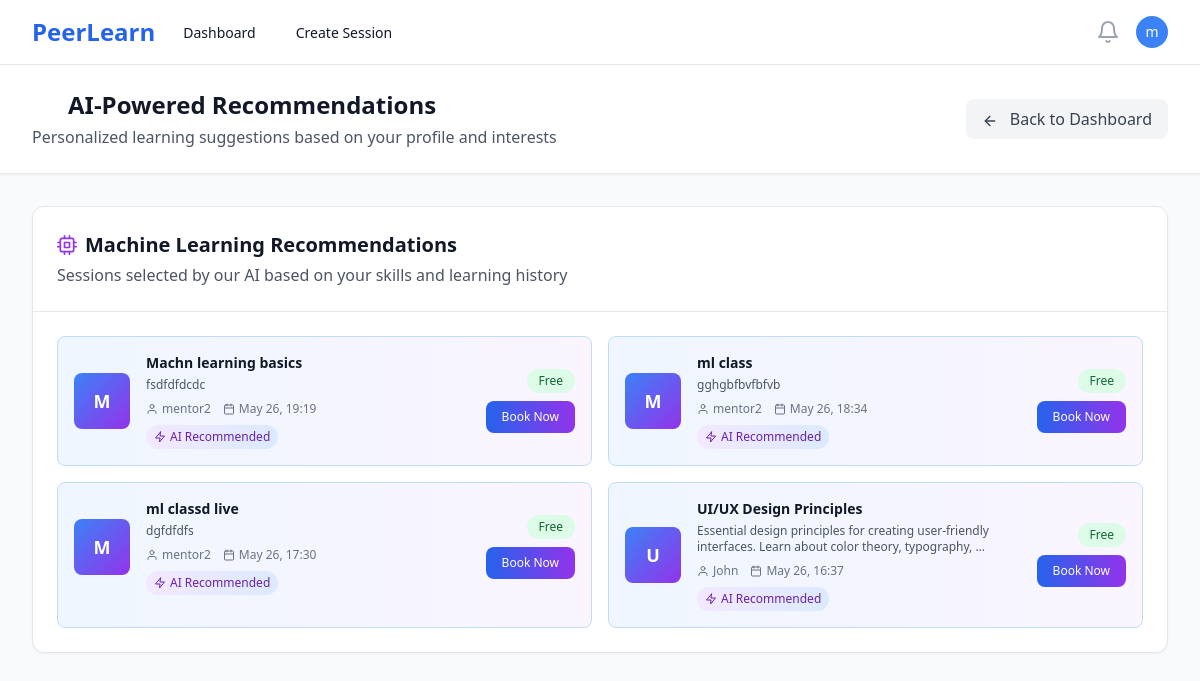
Screenshot of /recommendations/ (signed in) with the database file from the repository.
### users/models.py (models this page shows, shortened)
class User(AbstractUser):
    ROLE_CHOICES = [
        ('mentor', 'Mentor'),
        ('learner', 'Learner'),
    ]
    id = models.UUIDField(primary_key=True, default=uuid.uuid4, editable=False)
    role = models.CharField(max_length=10, choices=ROLE_CHOICES, default='learner')
    bio = models.TextField(blank=True, null=True)
    skills = models.CharField(max_length=500, blank=True, help_text="Comma-separated skills for recommendation matching")
    interests = models.CharField(max_length=500, blank=True, help_text="Learning interests for AI recommendations")
    domain = models.CharField(max_length=100, blank=True, help_text="Learning domain/field")
    expertise = models.CharField(max_length=100, blank=True, help_text="Primary domain/area of expertise")
    career_goals = models.TextField(blank=True, help_text="Career aspirations for AI guidance")
    profile_image = models.ImageField(upload_to='profiles/', blank=True, null=True)
    created_at = models.DateTimeField(auto_now_add=True)
    updated_at = models.DateTimeField(auto_now=True)
    @property
    def is_mentor(self):
        return self.role == 'mentor'

### sessions/models.py (models this page shows, shortened)
class Session(models.Model):
    STATUS_CHOICES = [
        ('draft', 'Draft'),
        ('scheduled', 'Scheduled'),
        ('live', 'Live'),
        ('completed', 'Completed'),
        ('cancelled', 'Cancelled'),
    ]
    CATEGORY_CHOICES = [
        ('programming', 'Programming & Development'),
        ('data-science', 'Data Science & Analytics'),
        ('web-development', 'Web Development'),
        ('mobile-development', 'Mobile Development'),
        ('ai-ml', 'AI & Machine Learning'),
        ('design', 'UI/UX Design'),
        ('business', 'Business & Marketing'),
        ('language', 'Language Learning'),
        ('music', 'Music & Arts'),
        ('fitness', 'Health & Fitness'),
        ('other', 'Other'),
    ]
    id = models.UUIDField(primary_key=True, default=uuid.uuid4, editable=False)
    mentor = models.ForeignKey(User, on_delete=models.CASCADE, related_name='mentor_sessions')
    title = models.CharField(max_length=200)
    description = models.TextField()
    thumbnail = models.ImageField(upload_to='session_thumbnails/', blank=True, null=True, help_text="Session cover image")
    category = models.CharField(max_length=50, choices=CATEGORY_CHOICES, blank=True, help_text="Session category for recommendations")
    skills = models.TextField(blank=True, help_text="Comma-separated skills for ML matching")
    price = models.DecimalField(max_digits=8, decimal_places=2, null=True, blank=True, help_text="Price in INR, null for free sessions")
    schedule = models.DateTimeField()
    duration = models.IntegerField(help_text="Duration in minutes")
    max_participants = models.IntegerField(default=10)
    status = models.CharField(max_length=20, choices=STATUS_CHOICES, default='draft')
    created_at = models.DateTimeField(auto_now_add=True)
    updated_at = models.DateTimeField(auto_now=True)
    class Meta:
        ordering = ['-schedule']

### recommendations/views.py (the view)
# urls.py: path('', views.recommendations_page, name='recommendations_page'),
@login_required
def recommendations_page(request):
    try:
        recommended_sessions = get_recommendations_for_user(request.user)
        recommended_mentors = get_mentor_recommendations_for_user(request.user)
    except Exception as e:
        recommended_sessions = Session.objects.filter(
            status='scheduled',
            schedule__gte=timezone.now()
        ).exclude(
            bookings__learner=request.user,
            bookings__status='confirmed'
        ).select_related('mentor')[:8]
        recommended_mentors = []
    from datetime import timedelta
    recent_date = timezone.now() - timedelta(days=7)
    trending_sessions = Session.objects.filter(
        status='scheduled',
        schedule__gte=timezone.now(),
        bookings__created_at__gte=recent_date
    ).exclude(
        bookings__learner=request.user,
        bookings__status='confirmed'
    ).annotate(
        recent_bookings=Count('bookings', filter=Q(bookings__created_at__gte=recent_date))
    ).filter(recent_bookings__gte=1).order_by('-recent_bookings')[:5]
    popular_sessions = Session.objects.filter(
        status='scheduled',
        schedule__gte=timezone.now(),
        popularity__isnull=False
    ).exclude(
        bookings__learner=request.user,
        bookings__status='confirmed'
    ).select_related('popularity', 'mentor').order_by(
        '-popularity__rating_average',
        '-popularity__booking_count'
    )[:5]
    all_sessions = Session.objects.filter(
        status='scheduled',
        schedule__gte=timezone.now()
    ).exclude(
        bookings__learner=request.user,
        bookings__status='confirmed'
    ).select_related('mentor')[:10]
    context = {
        'recommended_sessions': recommended_sessions,
        'recommended_mentors': recommended_mentors,
        'trending_sessions': trending_sessions,
        'popular_sessions': popular_sessions,
        'all_sessions': all_sessions,
        'user_skills': request.user.skills or '',
        'user_expertise': request.user.expertise or ''
    }
    return render(request, 'recommendations/recommendations_page.html', context)

### recommendations/recommendation_engine.py (called while the page is built, shortened)
def get_recommendations_for_user(user):
    engine = RecommendationEngine(user)
    return engine.get_personalized_recommendations()

def get_mentor_recommendations_for_user(user):
    engine = RecommendationEngine(user)
    return engine.get_mentor_recommendations()

    def parse_skills(self, skills_data):
        if isinstance(skills_data, str):
            try:
                skills_data = json.loads(skills_data)
            except:
                skills_data = [s.strip() for s in skills_data.split(',') if s.strip()]
        if isinstance(skills_data, list):
            return [skill.lower().strip() for skill in skills_data if skill]
        return []

    def collaborative_filtering(self):
        recommendations = []
        similar_users = User.objects.filter(
            role='learner',
            expertise__isnull=False
        ).exclude(id=self.user.id)
        user_similarities = []
        for other_user in similar_users:
            other_skills = self.parse_skills(other_user.expertise or [])
            similarity = self.calculate_skill_similarity(self.user_skills, other_skills)
            if similarity > 0.3:  # 30% similarity threshold
                user_similarities.append((other_user, similarity))
        return recommendations

    def popularity_based_filtering(self):
        recommendations = []
        popular_sessions = Session.objects.filter(
            status='scheduled',
            schedule__gte=timezone.now(),
            popularity__isnull=False
        ).exclude(
            bookings__learner=self.user,
            bookings__status='confirmed'
        ).select_related('popularity', 'mentor').order_by(
            '-popularity__rating_average',
            '-popularity__booking_count'
        )[:5]
        for session in popular_sessions:
            popularity = session.popularity
            score = (popularity.rating_average * 0.6) + (min(popularity.booking_count / 10, 2) * 0.4)
            reason = f"⭐ {popularity.rating_average:.1f} rating, {popularity.booking_count} bookings"
            recommendations.append((session, score, reason))
        return recommendations

    def calculate_skill_similarity(self, skills1, skills2):
        if not skills1 or not skills2:
            return 0.0
        set1 = set(skills1)
        set2 = set(skills2)
        intersection = len(set1.intersection(set2))
        union = len(set1.union(set2))
        return intersection / union if union > 0 else 0.0

### templates/recommendations/recommendations_page.html (shortened to what this page needs)
{% extends 'base.html' %}
{% load static %}
{% block content %}
<div class="min-h-screen bg-gray-50">
    <div class="bg-white shadow-sm border-b">
        <div class="max-w-7xl mx-auto px-4 sm:px-6 lg:px-8 py-6">
            <div class="flex items-center justify-between">
                <div>
                    <h1 class="text-2xl font-bold text-gray-900 flex items-center">
                        <i data-feather="brain" class="h-6 w-6 mr-3 text-blue-600"></i>
                        AI-Powered Recommendations
                    </h1>
                    <p class="text-gray-600 mt-1">Personalized learning suggestions based on your profile and interests</p>
                </div>
                <a href="{% url 'learner_dashboard' %}" class="bg-gray-100 hover:bg-gray-200 text-gray-700 px-4 py-2 rounded-lg transition-colors">
                    <i data-feather="arrow-left" class="h-4 w-4 mr-2 inline"></i>
                    Back to Dashboard
                </a>
            </div>
        </div>
    </div>
    <div class="max-w-7xl mx-auto px-4 sm:px-6 lg:px-8 py-8">
        <div class="bg-white rounded-xl shadow-sm border border-gray-200 mb-8">
            <div class="p-6 border-b border-gray-200">
                <h2 class="text-xl font-semibold text-gray-900 flex items-center">
                    <i data-feather="cpu" class="h-5 w-5 mr-2 text-purple-600"></i>
                    Machine Learning Recommendations
                </h2>
                <p class="text-gray-600 mt-1">Sessions selected by our AI based on your skills and learning history</p>
            </div>
            <div class="p-6">
                {% if recommended_sessions %}
                    <div class="grid grid-cols-1 md:grid-cols-2 gap-4">
                        {% for session in recommended_sessions %}
                        <div class="bg-gradient-to-r from-blue-50 to-purple-50 border border-blue-200 rounded-lg p-4 hover:shadow-md transition-all duration-200">
                            <div class="flex items-center space-x-4">
                                <div class="w-14 h-14 bg-gradient-to-br from-blue-500 to-purple-600 rounded-lg flex items-center justify-center text-white text-lg font-bold flex-shrink-0">
                                    {{ session.title|first|upper }}
                                </div>
                                <div class="flex-1 min-w-0">
                                    <h3 class="font-semibold text-gray-900 text-sm">{{ session.title }}</h3>
                                    <p class="text-xs text-gray-600 mt-1">{{ session.description|truncatewords:12 }}</p>
                                    <div class="flex items-center text-xs text-gray-500 mt-2 space-x-3">
                                        <span class="flex items-center">
                                            <i data-feather="user" class="h-3 w-3 mr-1"></i>
                                            {{ session.mentor.first_name }}
                                        </span>
                                        <span class="flex items-center">
                                            <i data-feather="calendar" class="h-3 w-3 mr-1"></i>
                                            {{ session.schedule|date:"M d, H:i" }}
                                        </span>
                                    </div>
                                    <div class="mt-2">
                                        <span class="inline-flex items-center px-2 py-1 rounded-full text-xs font-medium bg-gradient-to-r from-purple-100 to-blue-100 text-purple-800">
                                            <i data-feather="zap" class="h-3 w-3 mr-1"></i>
                                            AI Recommended
                                        </span>
                                    </div>
                                </div>
                                <div class="flex flex-col items-end space-y-2">
                                    {% if session.price > 0 %}
                                        <span class="bg-blue-100 text-blue-800 px-3 py-1 text-xs font-medium rounded-full">₹{{ session.price }}</span>
                                    {% else %}
                                        <span class="bg-green-100 text-green-800 px-3 py-1 text-xs font-medium rounded-full">Free</span>
                                    {% endif %}
                                    <form method="post" action="{% url 'book_session' session.id %}" class="inline">
                                        <button type="submit" class="bg-gradient-to-r from-blue-600 to-purple-600 hover:from-blue-700 hover:to-purple-700 text-white px-4 py-2 rounded-lg text-xs font-medium transition-all">
                                            Book Now
                                        </button>
                                    </form>
                                </div>
                            </div>
                        </div>
                        {% endfor %}
                    </div>
                {% endif %}
            </div>
        </div>
    </div>
</div>
{% endblock %}

### templates/base.html (shortened to what this page needs)
<!DOCTYPE html>
<html lang="en" class="h-full bg-gray-50">
<head>
    <script src="https://cdn.tailwindcss.com"></script>
</head>
<body class="h-full">
    {% if user.is_authenticated %}
    <nav class="bg-white shadow-sm border-b border-gray-200" x-data="{ mobileMenuOpen: false }">
        <div class="max-w-7xl mx-auto px-4 sm:px-6 lg:px-8">
            <div class="flex justify-between h-16">
                <div class="flex">
                    <div class="flex-shrink-0 flex items-center">
                        <a href="{% url 'landing' %}" class="text-2xl font-bold text-blue-600">PeerLearn</a>
                    </div>
                    <div class="hidden sm:ml-6 sm:flex sm:space-x-8">
                        {% if user.is_mentor %}
                            <a href="{% url 'mentor_dashboard' %}" class="border-transparent text-gray-900 hover:text-blue-600 inline-flex items-center px-1 pt-1 border-b-2 text-sm font-medium">
                                Dashboard
                            </a>
                            <a href="{% url 'create_session' %}" class="border-transparent text-gray-900 hover:text-blue-600 inline-flex items-center px-1 pt-1 border-b-2 text-sm font-medium">
                                Create Session
                            </a>
                        {% endif %}
                    </div>
                </div>
                <div class="hidden sm:ml-6 sm:flex sm:items-center">
                    <button type="button" class="bg-white p-1 rounded-full text-gray-400 hover:text-gray-500 focus:outline-none focus:ring-2 focus:ring-offset-2 focus:ring-blue-500">
                        <i data-feather="bell" class="h-6 w-6"></i>
                    </button>
                    <div class="ml-3 relative" x-data="{ open: false }">
                        <div>
                            <button @click="open = !open" type="button" class="bg-white rounded-full flex text-sm focus:outline-none focus:ring-2 focus:ring-offset-2 focus:ring-blue-500" id="user-menu-button">
                                <div class="h-8 w-8 rounded-full bg-blue-500 flex items-center justify-center">
                                    <span class="text-white text-sm font-medium">{{ user.first_name|first|default:user.username|first }}</span>
                                </div>
                            </button>
                        </div>
                    </div>
                </div>
            </div>
        </div>
    </nav>
    {% endif %}
    <main class="{% if user.is_authenticated %}pt-0{% else %}pt-0{% endif %}">
        {% block content %}{% endblock %}
    </main>
</body>
</html>

### rows the page displays
User: first_name|first "m"
Session: title|first "M", title "Machn learning basics", description "fsdfdfdcdc", mentor.first_name "mentor2", schedule "May 26, 19:19", shows "Free"
Session: title|first "M", title "ml class", description "gghgbfbvfbfvb", mentor.first_name "mentor2", schedule "May 26, 18:34", shows "Free"
Session: title|first "M", title "ml classd live", description "dgfdfdfs", mentor.first_name "mentor2", schedule "May 26, 17:30", shows "Free"
Session: title|first "U", title "UI/UX Design Principles", description "Essential design principles for creating user-friendly interfaces. Learn about color theory, typography, …", mentor.first_name "John", schedule "May 26, 16:37", shows "Free"
